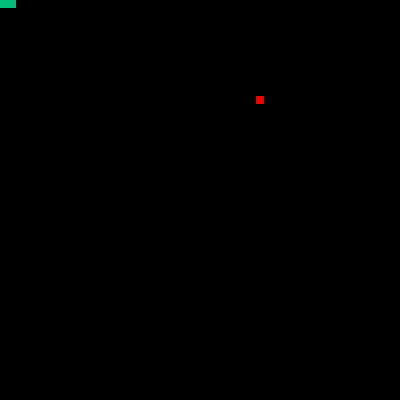
Frame 1 (no input)
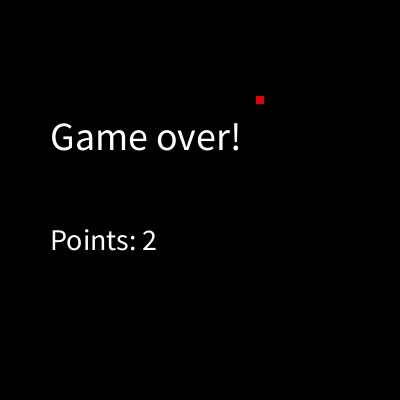
Frame 60 (the mouse pressed at the canvas centre just before this capture)
Frame 120 (the mouse held since frame 60 and released just before this capture): identical to frame 60, image omitted

The Processing sketch that drew these frames (run headless with seeded random() and noise(); from frame 60 on, the mouse is pressed at the canvas centre):

// Processing sketch: Snake_Processing
// ── Snake_Processing.pde
Item item;
int Width;
int swidth;
int rows;
char current_key;
char[] possible_keys = {'a', 'A', 's', 'S', 'd', 'D', 'w', 'W'};
Boolean game;
Snake snake;


void setup(){
  snake = new Snake();
  game = true;
  current_key = 'd';
  swidth = 8;
  size(400, 400);
  rows = width/swidth;
  item = new Item();
  //possible_keys = {'a', 'A', 's', 'S', 'd', 'D', 'w', 'W'};
}

void keyPressed(){
  Boolean exit = false;
  if ((current_key == 'W' || current_key == 'w') && (key == 'S' || key == 's')) exit = true;
  else if ((current_key == 'S' || current_key == 's') && (key == 'W' || key == 'w')) exit = true;
  else if ((current_key == 'A' || current_key == 'a') && (key == 'D' || key == 'd')) exit = true;
  else if ((current_key == 'D' || current_key == 'd') && (key == 'A' || key == 'a')) exit = true;
  else{
    for (char p : possible_keys){
      if (p == key){
        current_key = key;
      }
    }
  }
}

void draw(){
  frameRate(7);
  background(0);
  item.show();
  snake.show();
  if (!game){
     fill(255);
     textSize(40);
     text("Game over!", 50, width/2 -50);
     textSize(30);
     text("Points: "+str(snake.body.size()), 50, width/2 + 50);
  }
}

// ── Item.pde
class Item{
  Point location;
  Boolean inSnake;
  
  Item(){
    inSnake = true;
    while(inSnake){
      location = new Point(int(random(0, rows)) * swidth, int(random(0, rows)) * swidth, "Item");
      for (Point p : snake.body){
        if (p.equals(location)){
          inSnake = true;
          break;
        }
        inSnake = false;
      }
    }
    
  }
  
  void show(){
    location.show();
  }
}

// ── Point.pde
class Point{
  int x, y;
  String function;
  
  
  Point(int x_, int y_, String function_ ){
    x = x_;
    y = y_;
    function = function_;
  }
  
  Boolean equals(Point p){
    if (p.x == x && p.y == y){
      return true;
    }
    else{
      return false;
    }
  }
  
  Point add(char direction){
    if (direction == 'w' || direction == 'W') return new Point(x, y-swidth, "Snake");
    
    if (direction == 's' || direction == 'S') return new Point(x, y+swidth, "Snake");
    
    if (direction == 'a' || direction == 'A') return new Point(x-swidth, y, "Snake");
    
    if (direction == 'd' || direction == 'D') return new Point(x+swidth, y, "Snake");
    
    else return new Point(0, 0, "Item");
    
  }
  
  void show(){
    noStroke();
    if (function.equals("Snake")){
      fill(0, 189, 121);
      rect(x, y, swidth, swidth);
    }
    else{
      fill(232, 0, 0);
      rect(x ,  y, swidth, swidth);
    }
  }
}

// ── Snake.pde
class Snake{
  ArrayList<Point> body;
  Point head;
  int counter, bodylength;
  Boolean grow;
  
  Snake(){
    grow = false;
    body = new ArrayList<Point>();
    body.add(new Point(0, 0, "Snake"));
    body.add(new Point(swidth, 0, "Snake"));
    head = body.get(0);
    counter = 1;
    bodylength = 2;
    
  }
  
  void show(){
    
    //move last bodypart to the front of snake
    if (game){
      int change = int(counter % bodylength);
      body.set(change, head.add(current_key));
      head = body.get(change);
      
      //update counter
      counter++;
      
      //check if snake collided with wall
      
      if (head.x < 0 || head.y < 0 || head.x > width || head.y > width) game = false;
    }
    
    //check if snake collided with other part of body
    //draw snake
    //check if snake has eaten item
    for (Point p : body){
        p.show();
        if (p != head){
          if (p.equals(head)){
            game = false;
          }
        }
        if (head.equals(item.location)) grow = true;
  }
  if (grow){
    grow();
    item = new Item();
    grow = false;
  }
  }
  
  void grow(){
    body.add(new Point(head.x, head.y, "Snake"));
    int prev = int(counter % bodylength);
    bodylength++;
    counter = 1;
    while (int(counter % bodylength) != prev) counter++;
  }
}
    
